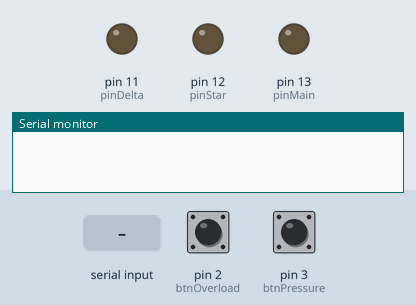
This sketch was run on a simulated Arduino Uno, built with avr-gcc and run on an emulated ATmega328P. On the bench: output pins drawn as LEDs (lit = HIGH), the last lines printed to the serial monitor. The test bench sets the inputs (shaded band); at power-on: pin 2 (btnOverload) HIGH, pin 3 (btnPressure) HIGH.

Above: at 1.2 s.
1.3 s: "START\n" received over Serial
At 1.8 s:
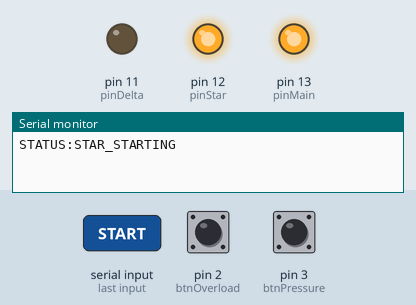
2.8 s: pin 2 (btnOverload) pulled LOW for 0.15 s
At 4.1 s:
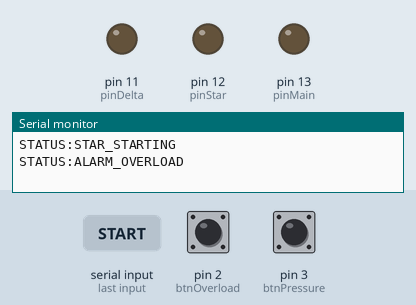
Timing chart, 0 to 5.8 s (numbered marks = the images above; inputs shaded):
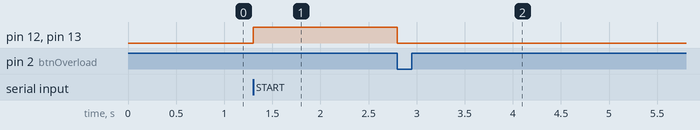

Measured:
- after the input at 1.3 s, pin 12 (pinStar), pin 13 (pinMain): LOW → HIGH at once
- after the input at 2.8 s, pin 11 (pinDelta): stays LOW (without the input it goes to HIGH after 7.5 s); pin 12 (pinStar): HIGH → LOW after 0.00 s instead of 7.5 s; pin 13 (pinMain): HIGH → LOW at once

The sketch:

ArduPysCompressorController.ino
```cpp
const int pinMain = 13;
const int pinStar = 12;
const int pinDelta = 11;
const int btnOverload = 2;   // Pakai Pull-up Internal
const int btnPressure = 3;   // Pakai Pull-up Internal

enum State { OFF, STAR, DELTA, UNLOAD, OVERLOAD };
State currentState = OFF;

unsigned long startTime = 0;
const unsigned long starToDeltaDelay = 9000;
bool lastBtnPressureState = HIGH; // Default HIGH untuk Pull-up

void allOff() {
  digitalWrite(pinMain, LOW);
  digitalWrite(pinStar, LOW);
  digitalWrite(pinDelta, LOW);
}

void startSequence() {
  currentState = STAR;
  startTime = millis();
  digitalWrite(pinMain, HIGH);
  digitalWrite(pinStar, HIGH);
  digitalWrite(pinDelta, LOW);
  Serial.println("STATUS:STAR_STARTING");
}

void setup() {
  Serial.begin(115200);
  pinMode(pinMain, OUTPUT);
  pinMode(pinStar, OUTPUT);
  pinMode(pinDelta, OUTPUT);

  // Mengaktifkan Pull-up Internal (Input aktif LOW)
  pinMode(btnOverload, INPUT_PULLUP);
  pinMode(btnPressure, INPUT_PULLUP);

  allOff();
}

void loop() {
  // 1. Cek Serial dari GUI
  if (Serial.available() > 0) {
    String cmd = Serial.readStringUntil('\n');
    cmd.trim();
    if (cmd == "START" && (currentState == OFF || currentState == UNLOAD)) {
      startSequence();
    } else if (cmd == "RESET") {
      currentState = OFF;
      allOff();
      Serial.println("STATUS:READY_OFF");
    }
  }

  // 2. Simulasi Overload (LOW = Ditekan)
  if (digitalRead(btnOverload) == LOW) {
    if (currentState != OVERLOAD) {
      currentState = OVERLOAD;
      allOff();
      Serial.println("STATUS:ALARM_OVERLOAD");
    }
  }

  // 3. Logika Transisi Star ke Delta
  if (currentState == STAR) {
    if (millis() - startTime >= starToDeltaDelay) {
      currentState = DELTA;
      digitalWrite(pinStar, LOW);
      digitalWrite(pinDelta, HIGH);
      Serial.println("STATUS:DELTA_LOADING");
    }
  }

  // 4. Logika Tombol Pressure (Toggle Load/Unload)
  bool currentBtnPressure = digitalRead(btnPressure);

  // Deteksi Falling Edge (Dari HIGH ke LOW bearti tombol baru ditekan)
  if (currentBtnPressure == LOW && lastBtnPressureState == HIGH) {
    delay(50); // Debounce

    if (currentState == DELTA) {
      currentState = UNLOAD;
      allOff();
      Serial.println("STATUS:UNLOADING_IDLE");
    }
    else if (currentState == UNLOAD) {
      startSequence(); // Restart urutan Star-Delta
    }
  }

  lastBtnPressureState = currentBtnPressure;
}
```

LogTxt.cpp
```cpp
#include<stdio.h>
#include<stdlib.h>

int main()
{
    float I,nM,Imean,Tres;

    Tres = 1.48;

    printf("menghitung arus rata-rata per panel\n");

    printf("masukkan nilai Arus Terukur : ");
    scanf("%f",&I);

    printf("masukkan jumlah motor per kolam : ");
    scanf("%f",&nM);

    if(nM == 0){
        printf("jumlah motor tidak boleh nol");
        return 1;
    }

    Imean = I/nM;

    printf("nilai arus rata-rata adalah : %.2f ampere\n",Imean);

    if(Imean < Tres)
        printf("motor anda aman\n");
    else
        printf("motor anda berpotensi terbakar\n");
    FILE *fp;
    // choose your preferences csv or txt
    // fp = fopen("monitoring.csv","a");

    // fprintf(fp,"%.2f,%.0f,%.2f\n", I,nM,Imean);

    fp = fopen("monitoring.txt","a");

    fprintf(fp,"%.2f/%.0f/%.2f\n",
            I,nM,Imean);

    fclose(fp);

    printf("Data tersimpan\n");


    return 0;
}
```
